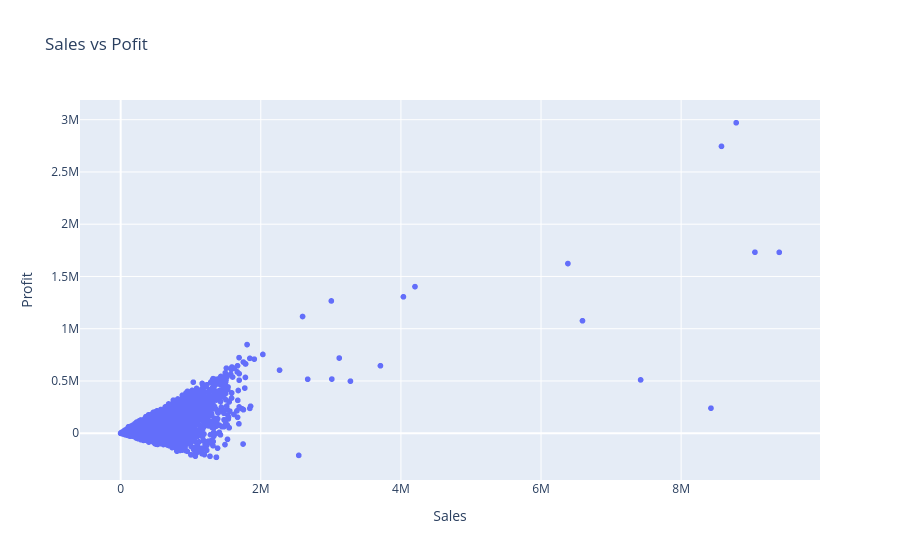

The notebook cell this image was saved under:
### Markdown cell above
**Code Cell 2
Basic Scatter Plot**

### Code cell
fig = px.scatter(
    df,
    x="Sales",
    y="Profit",
    title="Sales vs Pofit"
)
fig .show()

### Figure 1 — Plotly figure (JSON) as saved in the notebook; plotly's stock layout.template omitted (floating-point values rounded to 4 significant figures; data arrays with more than 128 entries replaced by an {"elided": "..."} marker saying what was removed)
{"data": [{"hovertemplate": "Sales=%{x}<br>Profit=%{y}<extra></extra>", "legendgroup": "", "marker": {"color": "#636efa", "symbol": "circle"}, "mode": "markers", "name": "", "showlegend": false, "type": "scattergl", "x": {"elided": "10100 float values"}, "xaxis": "x", "y": {"elided": "10100 float values"}, "yaxis": "y"}], "layout": {"legend": {"tracegroupgap": 0}, "title": {"text": "Sales vs Pofit"}, "xaxis": {"anchor": "y", "domain": [0, 1], "title": {"text": "Sales"}}, "yaxis": {"anchor": "x", "domain": [0, 1], "title": {"text": "Profit"}}}}
